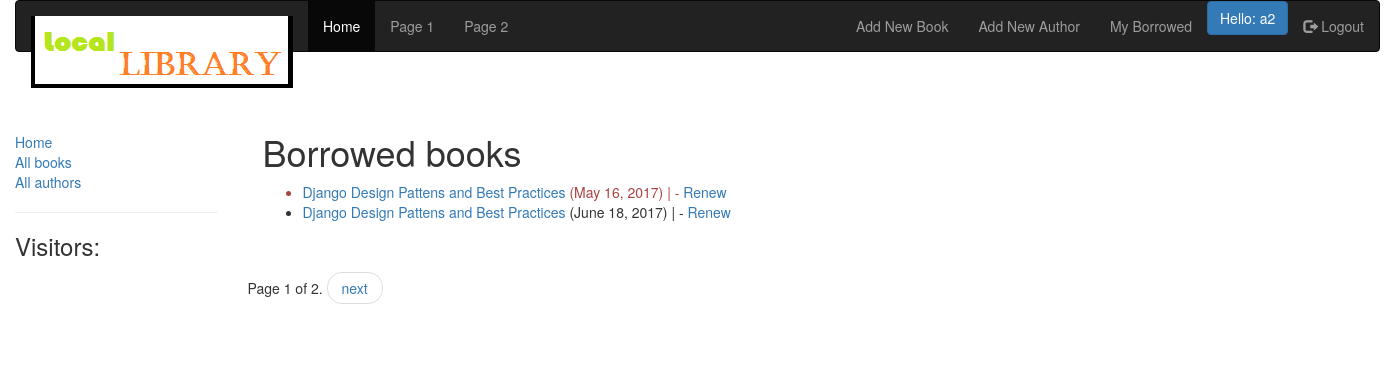
The app's page /catalog/mybooks/ (signed in) with its own data.
### catalog/models.py (models this page shows, shortened)
class BookInstance(models.Model):
	id = models.UUIDField(primary_key=True, default=uuid.uuid4, help_text="Unique ID for this particular book across whole library")
	book = models.ForeignKey('Book', on_delete=models.SET_NULL, null=True)
	imprint = models.CharField(max_length=200)
	due_back = models.DateField(null=True, blank=True)
	borrower = models.ForeignKey(User, on_delete=models.SET_NULL, null=True, blank=True)
	@property
	def is_overdue(self):
		if date.today() > self.due_back:
			return True
		return False
	LOAN_STATUS = (
		('d', 'Maintenance'),
		('o', 'On loan'),
		('a', 'Available'),
		('r', 'Reserved'),
	)
	status = models.CharField(max_length=1, choices=LOAN_STATUS, blank=True, default='d', help_text='Book availability')
	class Meta:
		ordering = ["due_back"]
		permissions = (("can_mark_returned", "Set book as returned"),)

class Book(models.Model):
	title = models.CharField(max_length=200)
	author = models.ForeignKey('Author', on_delete=models.SET_NULL, null=True)
	summary = models.TextField(max_length=1000, help_text="Enter a brief description of the book")
	isbn = models.CharField('ISBN',max_length=13, help_text='13 Character <a href="https://www.isbn-international.org/content/what-isbn">ISBN number</a>')
	genre = models.ManyToManyField(Genre, help_text="Select a genre for this book")

### catalog/views.py (the view)
class LoanedBooksByUserListView(LoginRequiredMixin,generic.ListView):
    model = BookInstance
    template_name ='catalog/bookinstance_list_borrowed_user.html'
    paginate_by = 2
    def get_queryset(self):
        return BookInstance.objects.filter(borrower=self.request.user).filter(status__exact='o').order_by('due_back')

### catalog/templates/catalog/bookinstance_list_borrowed_user.html
{% extends "base_generic.html" %}
{% block content %}
	<br><br>
	<div class="container">
    <h1>Borrowed books</h1>
    {% if bookinstance_list %}
    <ul>
      {% for bookinst in bookinstance_list %}
      <li class="{% if bookinst.is_overdue %}text-danger{% endif %}">
        <a href="{% url 'book-detail' bookinst.book.pk %}">{{bookinst.book.title}}</a> ({{ bookinst.due_back }})  |
		{% if perms.catalog.can_mark_returned %}- <a href="{% url 'renew-book-librarian' bookinst.id %}">Renew</a>  {% endif %}
      </li>
      {% endfor %}
    </ul>
    {% else %}
      <p>There are no books borrowed.</p>
    {% endif %}
 </div>
{% endblock %}

### catalog/templates/base_generic.html (shortened to what this page needs)
{% load staticfiles %}
<!DOCTYPE html>
<html lang="en">
<head>
  <link rel="stylesheet" href="https://maxcdn.bootstrapcdn.com/bootstrap/3.3.7/css/bootstrap.min.css">
  <link rel="stylesheet" href="{% static 'css/styles.css' %}">
</head>
<body>
  <div class="container-fluid">
	  <nav class="navbar navbar-inverse">
	  <div class="container-fluid">
		<div class="navbar-header">
		  <a class="navbar-brand" href="#" ><img src="{% static 'images/logo2.png' %}"></a>
		</div>
		<ul class="nav navbar-nav">
		  <li class="active"><a href="#">Home</a></li>
		  <li><a href="#">Page 1</a></li>
		  <li><a href="#">Page 2</a></li>
		</ul>
		<ul class="nav navbar-nav navbar-right">
		  {% if user.is_authenticated %}
			  <li><a href="{% url 'book_create' %}">Add New Book</a></li>
			  <li><a href="{% url 'author_create' %}">Add New Author</a></li>
			  <li><a href="{% url 'my-borrowed' %}">My Borrowed</a></li>
			 <li><button type="button" class="btn btn-primary">Hello: {{ user.get_username }}</button></li>
			 <li><a href="{% url 'logout' %}?next={{request.path}}"><span class="glyphicon glyphicon-log-out"></span> Logout</a></li>
		  {% else %}
			 <li><a href="#"><span class="glyphicon glyphicon-user"></span> Sign Up</a></li>
		    <li><a href="{% url 'login' %}?next={{request.path}}"><span class="glyphicon glyphicon-log-in"></span> Login</a></li>
		  {% endif %}
		</ul>
	  </div>
	</nav>
    <div class="row">
      <div class="col-sm-2"><br><br>
      {% block sidebar %}
      <ul class="sidebar-nav">
          <li><a href="{% url 'index' %}">Home</a></li>
          <li><a href="{% url 'books' %}">All books</a></li>
          <li><a href="{% url 'authors' %}">All authors</a></li>
      </ul>
	  <hr>
	  <h3>Visitors:{{num_visits}}</h3>
     {% endblock %}
      </div>
      <div class="col-sm-10 ">
      {% block content %}{% endblock %}
	  {% block pagination %}
		  {% if is_paginated %}
			  <div class="pagination">
				  <span class="page-links">
				  <ul class="pager">
					  <span class="page-current">
						  Page {{ page_obj.number }} of {{ page_obj.paginator.num_pages }}.
					  </span>
					  {% if page_obj.has_next %}
						<li>  <a href="{{ request.path }}?page={{ page_obj.next_page_number }}">next</a> </li>
					  {% endif %}
				  </ul>
				  </span>
			  </div>
		  {% endif %}
		{% endblock %}
      </div>
    </div>
  </div>
</body>
</html>

### catalog/static/css/styles.css (style rules this page uses)
.sidebar-nav { margin-top: 20px; padding: 0; list-style: none; }

### records on screen
BookInstance: book "Django Design Pattens and Best Practices", due_back "May 16, 2017"
BookInstance: book "Django Design Pattens and Best Practices", due_back "June 18, 2017"

### other values on screen
{{ user.get_username }} "a2"
{{ page_obj.number }} "1"
{{ page_obj.paginator.num_pages }} "2"
